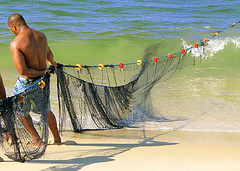
//> input picture images/7.jpg, 240 x 171 px
$ ./crop ../images/7.jpg   (built with g++ and OpenCV 4)
//> lines starting //> are read from the running program, lines starting //| are printed output that depends on the picture
#include <opencv/cv.h>
#include <opencv/highgui.h>
#include <iostream>

int main(int argc, char* argv[]) {
    cv::Mat src = cv::imread(argv[1]);
//> src is the input picture: 171 rows x 240 cols, CV_8UC3; mean B, G, R 133.6, 157.4, 154.4

    std::cout << src.rows << " " << src.cols << std::endl;
//| 171 240

    for (int i = 0; i < src.rows; i++) {
        bool is_empty = true;
        for (int j = 0; j < src.cols; j++) {
            int a = src.step*i+j*src.elemSize();
            if (src.data[a+0] != 255 || src.data[a+1] != 255 || src.data[a+2] != 255) {
                is_empty = false;
                break;
            }
        }
        if (!is_empty) {
            src = src(cv::Rect(0, i, src.cols, src.rows-i));
            break;
        }
    }
//> this loop made 1 pass
//> is_empty on pass 1: false

    std::cout << src.rows << " " << src.cols << std::endl;
//| 171 240

    for (int i = src.rows-1; i >= 0; i--) {
        bool is_empty = true;
        for (int j = 0; j < src.cols; j++) {
            int a = src.step*i+j*src.elemSize();
            if (src.data[a+0] != 255 || src.data[a+1] != 255 || src.data[a+2] != 255) {
                is_empty = false;
                break;
            }
        }
        if (!is_empty) {
            src = src(cv::Rect(0, 0, src.cols, i));
            break;
        }
    }
//> this loop made 1 pass
//> pass 1, `src = src(cv::Rect(0, 0, src.cols, i));`:
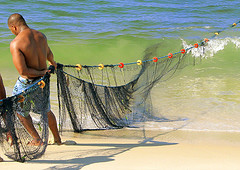
//> src: 170 rows x 240 cols, CV_8UC3; mean B, G, R 133.2, 157, 153.9

    std::cout << src.rows << " " << src.cols << std::endl;
//| 170 240

    for (int i = 0; i < src.cols; i++) {
        bool is_empty = true;
        for (int j = 0; j < src.rows; j++) {
            int a = src.step*j+i*src.elemSize();
            if (src.data[a+0] != 255 || src.data[a+1] != 255 || src.data[a+2] != 255) {
                is_empty = false;
                break;
            }
        }
        if (!is_empty) {
            src = src(cv::Rect(i, 0, src.cols-i, src.rows));
            break;
        }
    }

    for (int i = src.cols-1; i >= 1; i--) {
        bool is_empty = true;
        for (int j = 0; j < src.rows; j++) {
            int a = src.step*j+i*src.elemSize();
            if (src.data[a+0] != 255 || src.data[a+1] != 255 || src.data[a+2] != 255) {
                is_empty = false;
                break;
            }
        }
        if (!is_empty) {
            src = src(cv::Rect(0, 0, i, src.rows));
            break;
        }
    }
//> this loop made 1 pass
//> pass 1, `src = src(cv::Rect(0, 0, i, src.rows));`:
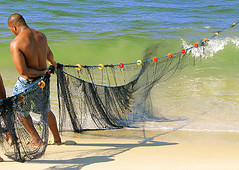
//> src: 170 rows x 239 cols, CV_8UC3; mean B, G, R 133.1, 156.9, 153.7

    cv::namedWindow("result", CV_WINDOW_AUTOSIZE);
    cv::imshow("result", src);
    cv::waitKey(-1);

    cv::imwrite("cropped.jpg", src);

    return 0;
}
